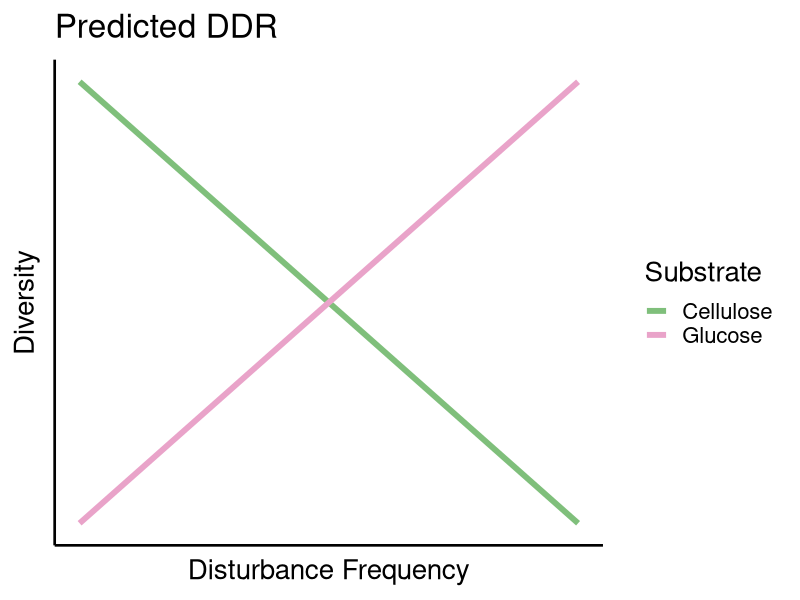
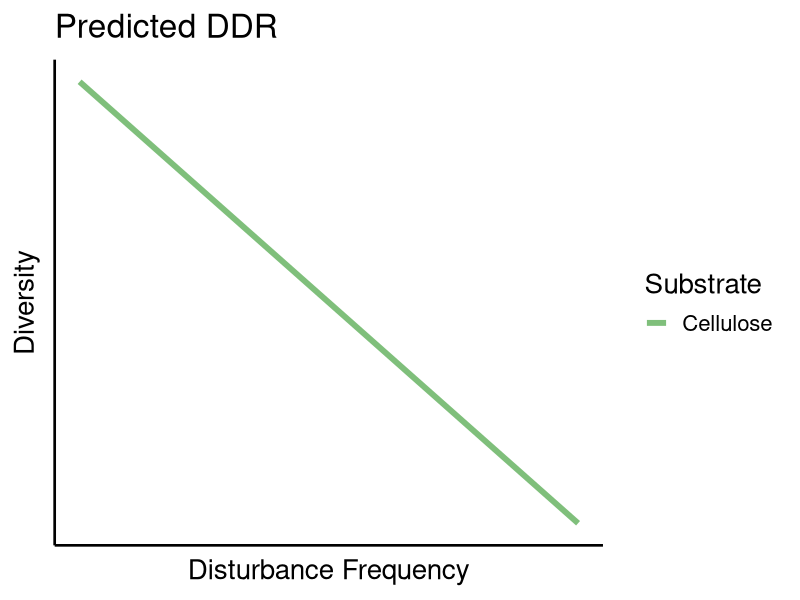
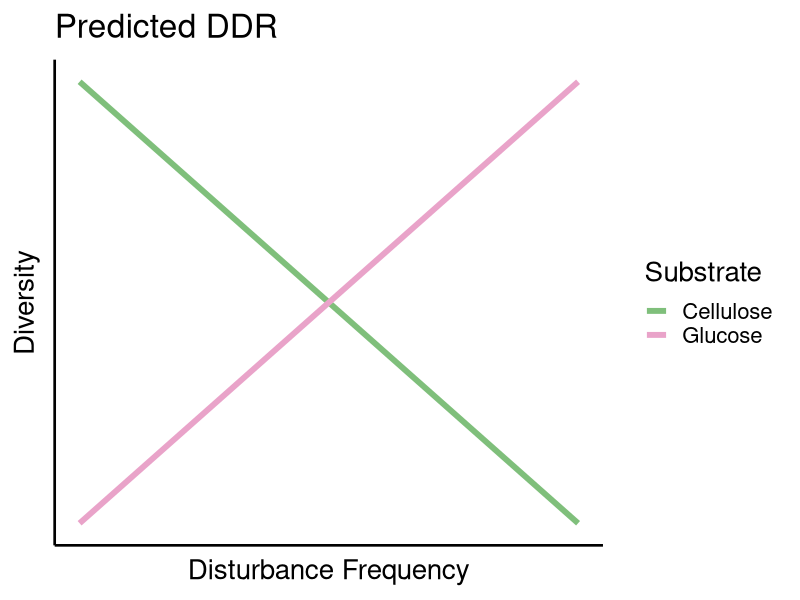
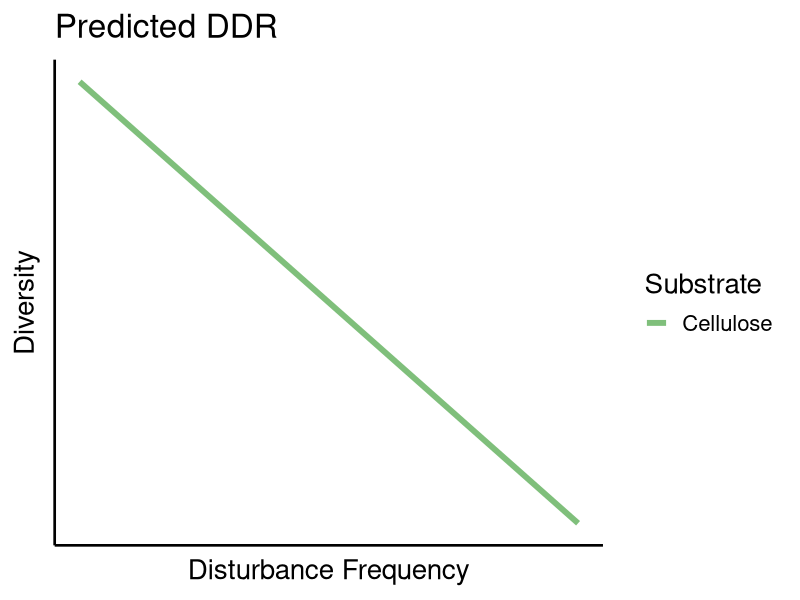

The R script that drew these images, in order:
#make a quick visual representation of your hypothesis for presentations

library(ggplot2)


diversity <- c(10, 9, 8, 7, 6, 5, 4, 3, 2, 1, 1, 2, 3, 4, 5, 6, 7, 8, 9, 10)
disturbance <- c(0.1, 0.2, 0.3, .4, .5, .6, .7, .8, .9, 1,0.1, 0.2, 0.3, .4, .5, .6, .7, .8, .9, 1)
substrate <- c("Cellulose","Cellulose","Cellulose","Cellulose","Cellulose","Cellulose","Cellulose","Cellulose","Cellulose","Cellulose",
               "Glucose","Glucose","Glucose","Glucose","Glucose","Glucose","Glucose","Glucose","Glucose","Glucose")
data <- data.frame(diversity, disturbance, substrate)

p1 <- ggplot(data, aes(x = disturbance, y = diversity, color = substrate)) +
  geom_line(lwd = 2) +
  scale_color_manual(values=c("#7fbf7b","#e9a3c9")) +
  theme_classic(base_size = 20) +
  theme(axis.text = element_blank(),
        axis.ticks = element_blank()) +
  guides(color=guide_legend("Substrate")) +
  labs(y = "Diversity", x = "Disturbance Frequency") +
  ggtitle("Predicted DDR")

p1

ggsave("hypoth2.png", device = "png", dpi = 700)

data2 <- subset(data, substrate == "Cellulose")
p2 <- ggplot(data2, aes(x = disturbance, y = diversity, color = substrate)) +
  geom_line(lwd = 2) +
  scale_color_manual(values=c("#7fbf7b")) +
  theme_classic(base_size = 20) +
  theme(axis.text = element_blank(),
        axis.ticks = element_blank()) +
  guides(color=guide_legend("Substrate")) +
  labs(y = "Diversity", x = "Disturbance Frequency") +
  ggtitle("Predicted DDR")

p2
ggsave("hypoth.png", device = "png", dpi = 700)
